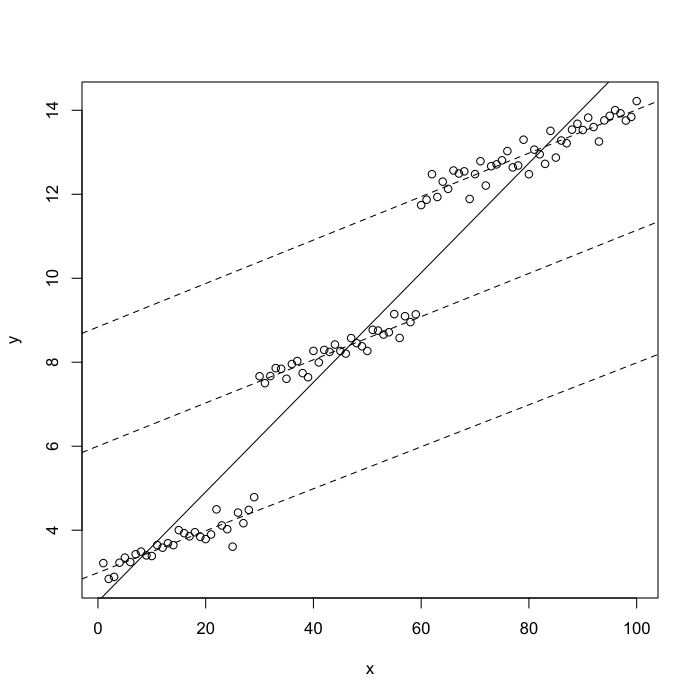

The R source for this figure:
x<-1:100

y<-case_when(
x<30 ~ x*.05+3,
x<60 ~ x*.05+6,
TRUE ~ x*.05+9)

group<-case_when(
x<30 ~ 1,
x<60 ~ 2,
TRUE ~ 3)


y<-y+rnorm(100, sd=.2)
plot(x,y)
for(id in 1:3){
abline(lm(y[group==id]~x[group==id] ), lty=2)
}
abline(lm(y~x ))
